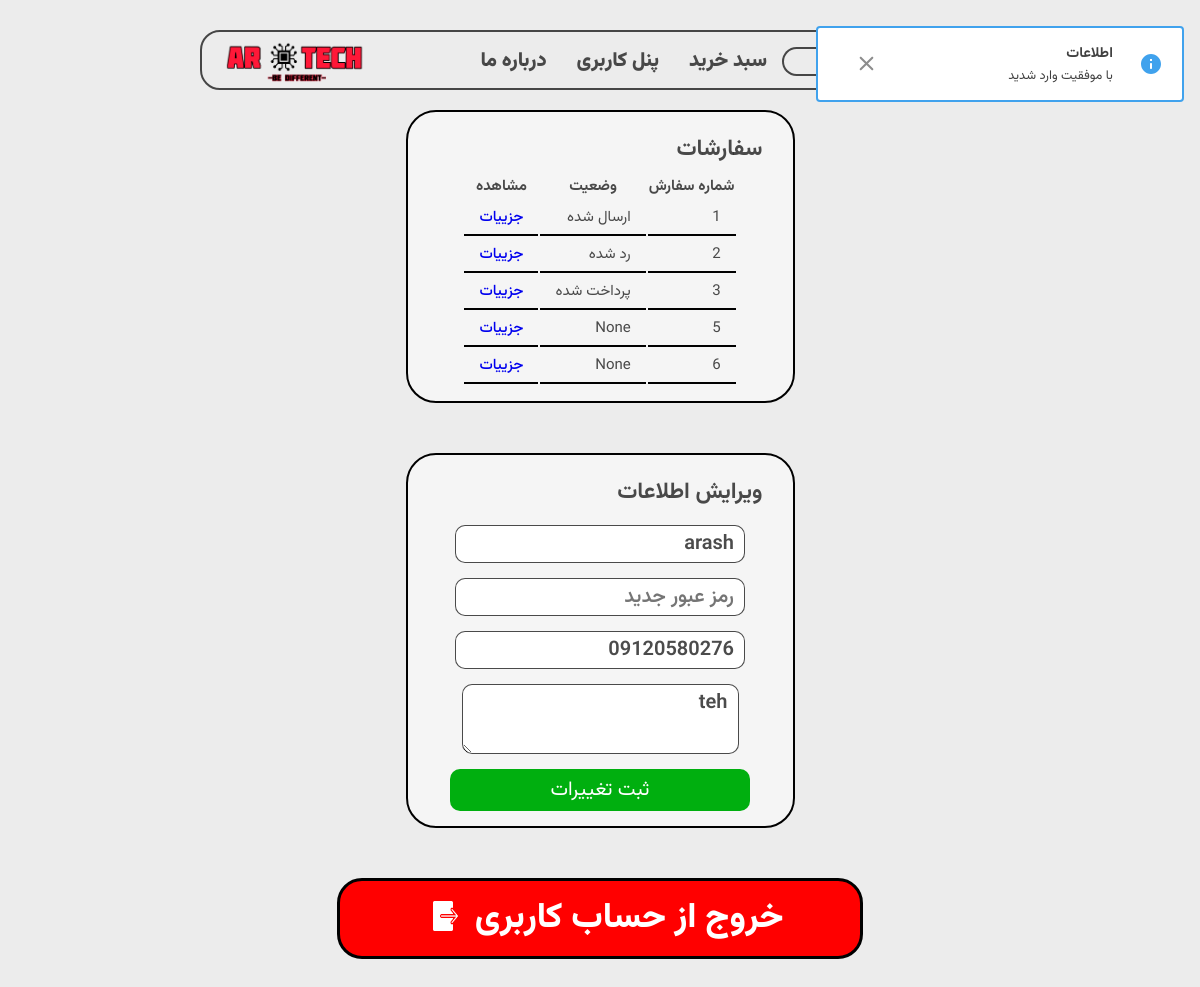
Before: /user/dashboard (signed in) with the older database file.
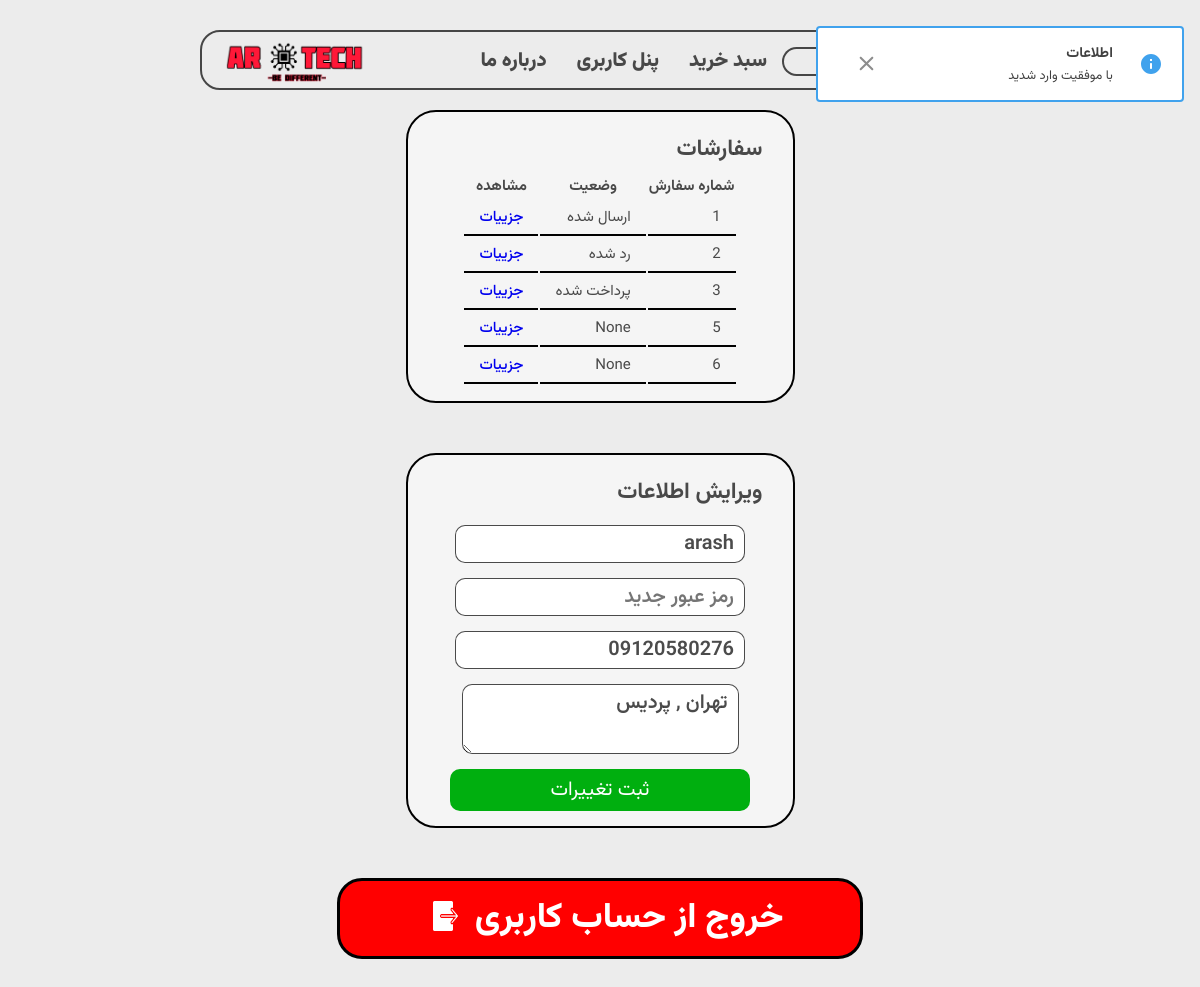
After: the same page with the newer database file.
### models/model_cart.py (models this page shows, shortened)
class Cart(db.Model):
    __tablename__="carts"
    id = Column(Integer , primary_key= True)
    status = Column(String,default="pending")
    user_id = Column(Integer,ForeignKey('users.id'),nullable=False)
    user = db.relationship('User',backref=backref('carts', lazy ='dynamic'))
    def get_status_persian(self):
        if self.status == 'pending':
            return ' در انتظار پرداخت '
        elif self.status == 'paid':
            return " پرداخت شده "
        elif self.status == 'sent':
            return ' ارسال شده '
        elif self.status == 'rejected':
            return ' رد شده '

### models/model_user.py (models this page shows)
class User(db.Model, UserMixin):
    __tablename__="users"
    id = Column(Integer , primary_key= True)
    username=Column(String,unique=True,nullable=False,index=True)
    password=Column(String ,nullable=False,index=True)
    phone=Column(String (11),nullable=False , index=True)
    address=Column(String ,nullable=False, index=True)
    date_created = Column(String(15), default=get_current_time)

### blueprints/user.py (the view, shortened to what this page needs)
@app.route('/user/dashboard' , methods=['GET' ,'POST'])
@login_required
def dashboard():
    if request.method == 'GET':
        flash(' با موفقیت وارد شدید ')
        return render_template('user/dashboard.html')

### app.py (called while the page is built)
@login_manager.user_loader
def load_user(user_id):
    return User.query.filter(User.id == user_id).first()

### templates/user/dashboard.html (shortened to what this page needs)
{% extends 'base.html' %}
{% block body %}
{% include 'parts/header.html' %}
    <section class="simple-box" style="width: 355px ;">
        <h1>سفارشات</h1>
        {% if current_user.carts |list|length > 0 %}
            <table class="cart">
                <tr>
                    <th>شماره سفارش</th>
                    <th>وضعیت</th>
                    <th>مشاهده</th>
                </tr>
                {% for cart in current_user.carts |selectattr('status' , '!=','pending') %}
                <tr>
                    <td>{{ cart.id }}</td>
                    <td>{{ cart.get_status_persian() }}</td>
                    <td><a href="{{ url_for('user.order', id = cart.id)}}">جزيیات</a></td>
                </tr>
                {% endfor %}
        {% else %}
            <i style="display: block ; text-align:center ;font-size:18px; "> سفارشی وجود ندارد </i>
        {%endif%}
        </table>
    </section>
    <section class="simple-box" style="width: 355px;">
        <h1> ویرایش اطلاعات </h1>
        <form action="#" method="POST">
            <input type="text" name="username" value="{{ current_user.username }}" placeholder="نام کاربری">
            <input type="password" name="password" placeholder="رمز عبور جدید ">
            <input type="number" value="{{ current_user.phone }}" name="phone" placeholder="تلفن">
            <textarea name="address" placeholder="آدرس">{{ current_user.address }}</textarea>
            <input type="submit"  value=" ثبت تغییرات  ">
        </form>
    </section>
    <a href="/user/logout" class="logout">  خروج از حساب کاربری <img src="{{ url_for('static' , filename='themes-image/logout.png') }}"></a>
{% endblock %}

### templates/base.html (shortened to what this page needs)
<!DOCTYPE html>
<html lang="fa" dir="rtl">
<head>
    <link rel="stylesheet" href="{{url_for('static',filename='css/index.css')}}">
    <link rel="stylesheet" href="{{url_for('static',filename='css/eggy.css')}}" />
    <link rel="stylesheet" href="{{url_for('static',filename='css/progressbar.css')}}" />
    <link rel="stylesheet" href="{{url_for('static',filename='css/theme.css')}}" />
</head>
<body>
    {%block body%}
    {% endblock %}
</body>
</html>

### templates/parts/header.html (shortened to what this page needs)
<header>
    <section>
        <a href="/">
            <img class="home-img" src="{{ url_for ('static' , filename='images/logo.png') }}"  alt="AR TECH" >
        </a>
        <div id="header-menu">
            <form action="/" method="get">
            </form>
            <a class="header-link" href="/cart" >سبد خرید</a>
            {% if current_user.is_authenticated %}
            <a class="header-link" href="/user/dashboard">پنل کاربری</a>
            {% else %}
            <a class="header-link" href="/user/login">ورود/ثبت نام</a>
            {%endif%}
            <a class="header-link" href="/about" >درباره ما</a>
        </div>
    </section>
</header>

### static/css/index.css (style rules this page uses)
:root { --font-color :rgba(32, 32, 32, 0.808) }
* { transition: all 300ms ease-in-out !important; }
body { padding: 0; margin: 0; font-size: 15px; background: #ececec; color: var(--font-color) ; font-family: Vazirmatn; }
header { width: 100%; text-align: center; margin: 20px auto; }
header a { max-width: 150px; float: left; }
header a img.home-img { height: 45px; width: 140px; }
header div { display: flex; justify-content: center; align-items: center; float: right; }
header > section { box-sizing: border-box; width: 100%; max-width: 800px; height: 60px; margin: 30px auto auto; padding: 8px 20px; border: 2px solid var(--font-color) ; border-radius: 20px; }
header a.header-link { font-size: 20px; color: var(--font-color) ; text-decoration: none; font-weight: 900; margin: 0 10px; padding: 5px; }
a { text-decoration: none; font-weight: 500; display: flex; align-items: center; }
a > img { height: 20px; width: 20px; margin-right: 7px; margin-left: 6px; }
.simple-box { background:#f5f5f5; border: 2px solid black; border-radius: 30px; max-width: 1000px; margin: 20px auto auto ; padding: 15px; margin-bottom: 50px; }
.simple-box h1 { margin: 5px 15px; }
table.cart { margin: auto; }
table.cart td { padding: 5px 15px; border-bottom: 2px black solid ; }
a.logout { max-width: 500px; margin: 50px auto; color: white; font-size: 35px; font-weight: 800; justify-content: center; align-items: stretch; background-color: red; border-radius: 25px; border: #000000 solid 3px; padding: 10px; }
a.logout img { width: auto; height: auto; max-height: 30px; padding: 10px; max-width: 25px; }
.simple-box input , textarea { color: var(--font-color); font-size: 20px; font-weight: 600; font-family: vazirmatn; display: block; margin: 15px auto; border-radius: 10px; border: 1px solid var(--font-color); padding: 2px 10px; }
.simple-box input[type='submit'] { all: unset; border-radius: 10px; width: 100%; max-width: 290px; cursor: pointer; margin: auto; display: block; text-align: center; background: #00af0f; padding: 5px; font-size: 20px; color: white ; }

Changed rows visible on the page:
changed User "arash": address "teh" → "تهران , پردیس"
